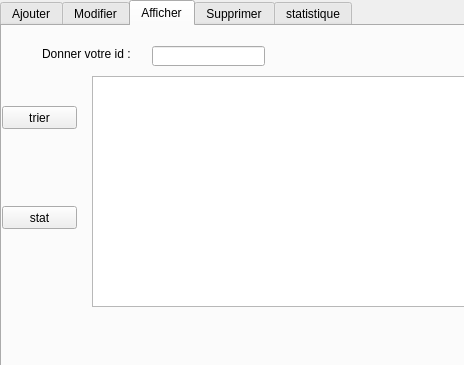
<?xml version="1.0" encoding="UTF-8"?>
<ui version="4.0">
 <class>patient</class>
 <widget class="QDialog" name="patient">
  <property name="geometry">
   <rect>
    <x>0</x>
    <y>0</y>
    <width>464</width>
    <height>365</height>
   </rect>
  </property>
  <property name="windowTitle">
   <string>Dialog</string>
  </property>
  <widget class="QTabWidget" name="tabWidget">
   <property name="geometry">
    <rect>
     <x>0</x>
     <y>0</y>
     <width>801</width>
     <height>551</height>
    </rect>
   </property>
   <property name="currentIndex">
    <number>2</number>
   </property>
   <widget class="QWidget" name="tab">
    <attribute name="title">
     <string>Ajouter</string>
    </attribute>
    <widget class="QLabel" name="label">
     <property name="geometry">
      <rect>
       <x>30</x>
       <y>30</y>
       <width>81</width>
       <height>20</height>
      </rect>
     </property>
     <property name="text">
      <string>ID_PATIENT:</string>
     </property>
    </widget>
    <widget class="QLineEdit" name="lineEdit_id">
     <property name="geometry">
      <rect>
       <x>120</x>
       <y>30</y>
       <width>113</width>
       <height>20</height>
      </rect>
     </property>
    </widget>
    <widget class="QLabel" name="label_2">
     <property name="geometry">
      <rect>
       <x>30</x>
       <y>60</y>
       <width>81</width>
       <height>20</height>
      </rect>
     </property>
     <property name="text">
      <string>NOM_PATIENT:</string>
     </property>
    </widget>
    <widget class="QLabel" name="label_3">
     <property name="geometry">
      <rect>
       <x>20</x>
       <y>90</y>
       <width>111</width>
       <height>20</height>
      </rect>
     </property>
     <property name="text">
      <string>PRENOM_PATIENT:</string>
     </property>
    </widget>
    <widget class="QLabel" name="label_4">
     <property name="geometry">
      <rect>
       <x>26</x>
       <y>120</y>
       <width>81</width>
       <height>20</height>
      </rect>
     </property>
     <property name="text">
      <string>DATE_PATIENT:</string>
     </property>
    </widget>
    <widget class="QLabel" name="label_5">
     <property name="geometry">
      <rect>
       <x>30</x>
       <y>160</y>
       <width>91</width>
       <height>16</height>
      </rect>
     </property>
     <property name="text">
      <string>TEL_PATIENT:</string>
     </property>
    </widget>
    <widget class="QLabel" name="label_6">
     <property name="geometry">
      <rect>
       <x>40</x>
       <y>200</y>
       <width>71</width>
       <height>16</height>
      </rect>
     </property>
     <property name="text">
      <string>ADRESSE:</string>
     </property>
    </widget>
    <widget class="QLineEdit" name="lineEdit_nom">
     <property name="geometry">
      <rect>
       <x>120</x>
       <y>60</y>
       <width>113</width>
       <height>20</height>
      </rect>
     </property>
    </widget>
    <widget class="QLineEdit" name="lineEdit_prenom">
     <property name="geometry">
      <rect>
       <x>120</x>
       <y>90</y>
       <width>113</width>
       <height>20</height>
      </rect>
     </property>
    </widget>
    <widget class="QLineEdit" name="lineEdit_date">
     <property name="geometry">
      <rect>
       <x>120</x>
       <y>120</y>
       <width>113</width>
       <height>20</height>
      </rect>
     </property>
    </widget>
    <widget class="QLineEdit" name="lineEdit_tel">
     <property name="geometry">
      <rect>
       <x>120</x>
       <y>160</y>
       <width>113</width>
       <height>20</height>
      </rect>
     </property>
    </widget>
    <widget class="QLineEdit" name="lineEdit_adresse">
     <property name="geometry">
      <rect>
       <x>120</x>
       <y>200</y>
       <width>113</width>
       <height>20</height>
      </rect>
     </property>
    </widget>
    <widget class="QPushButton" name="pushButton">
     <property name="geometry">
      <rect>
       <x>400</x>
       <y>360</y>
       <width>75</width>
       <height>23</height>
      </rect>
     </property>
     <property name="text">
      <string>Ajouter</string>
     </property>
    </widget>
    <widget class="QPushButton" name="pushButton_4">
     <property name="geometry">
      <rect>
       <x>360</x>
       <y>250</y>
       <width>75</width>
       <height>23</height>
      </rect>
     </property>
     <property name="text">
      <string>Ajouter</string>
     </property>
    </widget>
   </widget>
   <widget class="QWidget" name="tab_2">
    <attribute name="title">
     <string>Modifier</string>
    </attribute>
    <widget class="QLabel" name="label_8">
     <property name="geometry">
      <rect>
       <x>10</x>
       <y>40</y>
       <width>111</width>
       <height>31</height>
      </rect>
     </property>
     <property name="text">
      <string>Donner id patient:</string>
     </property>
    </widget>
    <widget class="QLineEdit" name="lineEdit_id2">
     <property name="geometry">
      <rect>
       <x>120</x>
       <y>50</y>
       <width>113</width>
       <height>20</height>
      </rect>
     </property>
    </widget>
    <widget class="QLabel" name="label_9">
     <property name="geometry">
      <rect>
       <x>20</x>
       <y>80</y>
       <width>81</width>
       <height>20</height>
      </rect>
     </property>
     <property name="text">
      <string>NOM_PATIENT:</string>
     </property>
    </widget>
    <widget class="QLabel" name="label_10">
     <property name="geometry">
      <rect>
       <x>20</x>
       <y>110</y>
       <width>111</width>
       <height>20</height>
      </rect>
     </property>
     <property name="text">
      <string>PRENOM_PATIENT:</string>
     </property>
    </widget>
    <widget class="QLabel" name="label_11">
     <property name="geometry">
      <rect>
       <x>20</x>
       <y>140</y>
       <width>81</width>
       <height>20</height>
      </rect>
     </property>
     <property name="text">
      <string>DATE_PATIENT:</string>
     </property>
    </widget>
    <widget class="QLabel" name="label_12">
     <property name="geometry">
      <rect>
       <x>20</x>
       <y>170</y>
       <width>91</width>
       <height>16</height>
      </rect>
     </property>
     <property name="text">
      <string>TEL_PATIENT:</string>
     </property>
    </widget>
    <widget class="QLabel" name="label_13">
     <property name="geometry">
      <rect>
       <x>20</x>
       <y>200</y>
       <width>71</width>
       <height>16</height>
      </rect>
     </property>
     <property name="text">
      <string>ADRESSE:</string>
     </property>
    </widget>
    <widget class="QLineEdit" name="lineEdit_9">
     <property name="geometry">
      <rect>
       <x>120</x>
       <y>80</y>
       <width>113</width>
       <height>20</height>
      </rect>
     </property>
    </widget>
    <widget class="QLineEdit" name="lineEdit_10">
     <property name="geometry">
      <rect>
       <x>120</x>
       <y>110</y>
       <width>113</width>
       <height>20</height>
      </rect>
     </property>
    </widget>
    <widget class="QLineEdit" name="lineEdit_11">
     <property name="geometry">
      <rect>
       <x>120</x>
       <y>170</y>
       <width>113</width>
       <height>20</height>
      </rect>
     </property>
    </widget>
    <widget class="QLineEdit" name="lineEdit_12">
     <property name="geometry">
      <rect>
       <x>120</x>
       <y>140</y>
       <width>113</width>
       <height>20</height>
      </rect>
     </property>
    </widget>
    <widget class="QLineEdit" name="lineEdit_13">
     <property name="geometry">
      <rect>
       <x>120</x>
       <y>200</y>
       <width>113</width>
       <height>20</height>
      </rect>
     </property>
    </widget>
    <widget class="QPushButton" name="pushButton_3">
     <property name="geometry">
      <rect>
       <x>570</x>
       <y>400</y>
       <width>75</width>
       <height>23</height>
      </rect>
     </property>
     <property name="text">
      <string>Modifier</string>
     </property>
    </widget>
    <widget class="QPushButton" name="pushButton_5">
     <property name="geometry">
      <rect>
       <x>370</x>
       <y>280</y>
       <width>75</width>
       <height>23</height>
      </rect>
     </property>
     <property name="text">
      <string>Modifier</string>
     </property>
    </widget>
    <widget class="QLabel" name="label_18">
     <property name="geometry">
      <rect>
       <x>10</x>
       <y>0</y>
       <width>451</width>
       <height>331</height>
      </rect>
     </property>
     <property name="text">
      <string/>
     </property>
     <property name="pixmap">
      <pixmap>../../img/16379.jpg</pixmap>
     </property>
    </widget>
    <zorder>label_18</zorder>
    <zorder>label_8</zorder>
    <zorder>lineEdit_id2</zorder>
    <zorder>label_9</zorder>
    <zorder>label_10</zorder>
    <zorder>label_11</zorder>
    <zorder>label_12</zorder>
    <zorder>label_13</zorder>
    <zorder>lineEdit_9</zorder>
    <zorder>lineEdit_10</zorder>
    <zorder>lineEdit_11</zorder>
    <zorder>lineEdit_12</zorder>
    <zorder>lineEdit_13</zorder>
    <zorder>pushButton_3</zorder>
    <zorder>pushButton_5</zorder>
   </widget>
   <widget class="QWidget" name="tab_3">
    <attribute name="title">
     <string>Afficher</string>
    </attribute>
    <widget class="QTableView" name="tablepatient">
     <property name="geometry">
      <rect>
       <x>90</x>
       <y>50</y>
       <width>471</width>
       <height>231</height>
      </rect>
     </property>
    </widget>
    <widget class="QPushButton" name="tripatient">
     <property name="geometry">
      <rect>
       <x>0</x>
       <y>80</y>
       <width>75</width>
       <height>23</height>
      </rect>
     </property>
     <property name="text">
      <string>trier</string>
     </property>
    </widget>
    <widget class="QLabel" name="label_14">
     <property name="geometry">
      <rect>
       <x>40</x>
       <y>20</y>
       <width>91</width>
       <height>16</height>
      </rect>
     </property>
     <property name="text">
      <string>Donner votre id :</string>
     </property>
    </widget>
    <widget class="QLineEdit" name="lineEdit">
     <property name="geometry">
      <rect>
       <x>150</x>
       <y>20</y>
       <width>113</width>
       <height>20</height>
      </rect>
     </property>
    </widget>
    <widget class="QLabel" name="label_16">
     <property name="geometry">
      <rect>
       <x>6</x>
       <y>0</y>
       <width>471</width>
       <height>311</height>
      </rect>
     </property>
     <property name="text">
      <string/>
     </property>
     <property name="pixmap">
      <pixmap>../../img/16379.jpg</pixmap>
     </property>
    </widget>
    <widget class="QPushButton" name="pushButton_7">
     <property name="geometry">
      <rect>
       <x>0</x>
       <y>180</y>
       <width>75</width>
       <height>23</height>
      </rect>
     </property>
     <property name="text">
      <string>stat</string>
     </property>
    </widget>
    <zorder>label_16</zorder>
    <zorder>tablepatient</zorder>
    <zorder>tripatient</zorder>
    <zorder>label_14</zorder>
    <zorder>lineEdit</zorder>
    <zorder>pushButton_7</zorder>
   </widget>
   <widget class="QWidget" name="tab_4">
    <attribute name="title">
     <string>Supprimer</string>
    </attribute>
    <widget class="QLabel" name="label_7">
     <property name="geometry">
      <rect>
       <x>100</x>
       <y>40</y>
       <width>111</width>
       <height>31</height>
      </rect>
     </property>
     <property name="text">
      <string>Donner id patient:</string>
     </property>
    </widget>
    <widget class="QLineEdit" name="lineEdit_id_2">
     <property name="geometry">
      <rect>
       <x>210</x>
       <y>50</y>
       <width>113</width>
       <height>20</height>
      </rect>
     </property>
    </widget>
    <widget class="QPushButton" name="pushButton_2">
     <property name="geometry">
      <rect>
       <x>590</x>
       <y>400</y>
       <width>75</width>
       <height>23</height>
      </rect>
     </property>
     <property name="text">
      <string>Supprimer</string>
     </property>
    </widget>
    <widget class="QPushButton" name="pushButton_6">
     <property name="geometry">
      <rect>
       <x>370</x>
       <y>290</y>
       <width>75</width>
       <height>23</height>
      </rect>
     </property>
     <property name="text">
      <string>Supprimer</string>
     </property>
    </widget>
    <widget class="QLabel" name="label_17">
     <property name="geometry">
      <rect>
       <x>6</x>
       <y>10</y>
       <width>461</width>
       <height>321</height>
      </rect>
     </property>
     <property name="text">
      <string/>
     </property>
     <property name="pixmap">
      <pixmap>../../img/16379.jpg</pixmap>
     </property>
    </widget>
    <zorder>label_17</zorder>
    <zorder>label_7</zorder>
    <zorder>lineEdit_id_2</zorder>
    <zorder>pushButton_2</zorder>
    <zorder>pushButton_6</zorder>
   </widget>
   <widget class="QWidget" name="tab_5">
    <attribute name="title">
     <string>statistique</string>
    </attribute>
    <widget class="QLabel" name="label_15">
     <property name="geometry">
      <rect>
       <x>-60</x>
       <y>-10</y>
       <width>571</width>
       <height>481</height>
      </rect>
     </property>
     <property name="text">
      <string/>
     </property>
     <property name="pixmap">
      <pixmap>../../img/16379.jpg</pixmap>
     </property>
    </widget>
    <widget class="QCustomPlot" name="widget" native="true">
     <property name="geometry">
      <rect>
       <x>10</x>
       <y>40</y>
       <width>321</width>
       <height>141</height>
      </rect>
     </property>
    </widget>
   </widget>
  </widget>
 </widget>
 <customwidgets>
  <customwidget>
   <class>QCustomPlot</class>
   <extends>QWidget</extends>
   <header>qcustomplot.h</header>
   <container>1</container>
  </customwidget>
 </customwidgets>
 <resources/>
 <connections/>
</ui>
